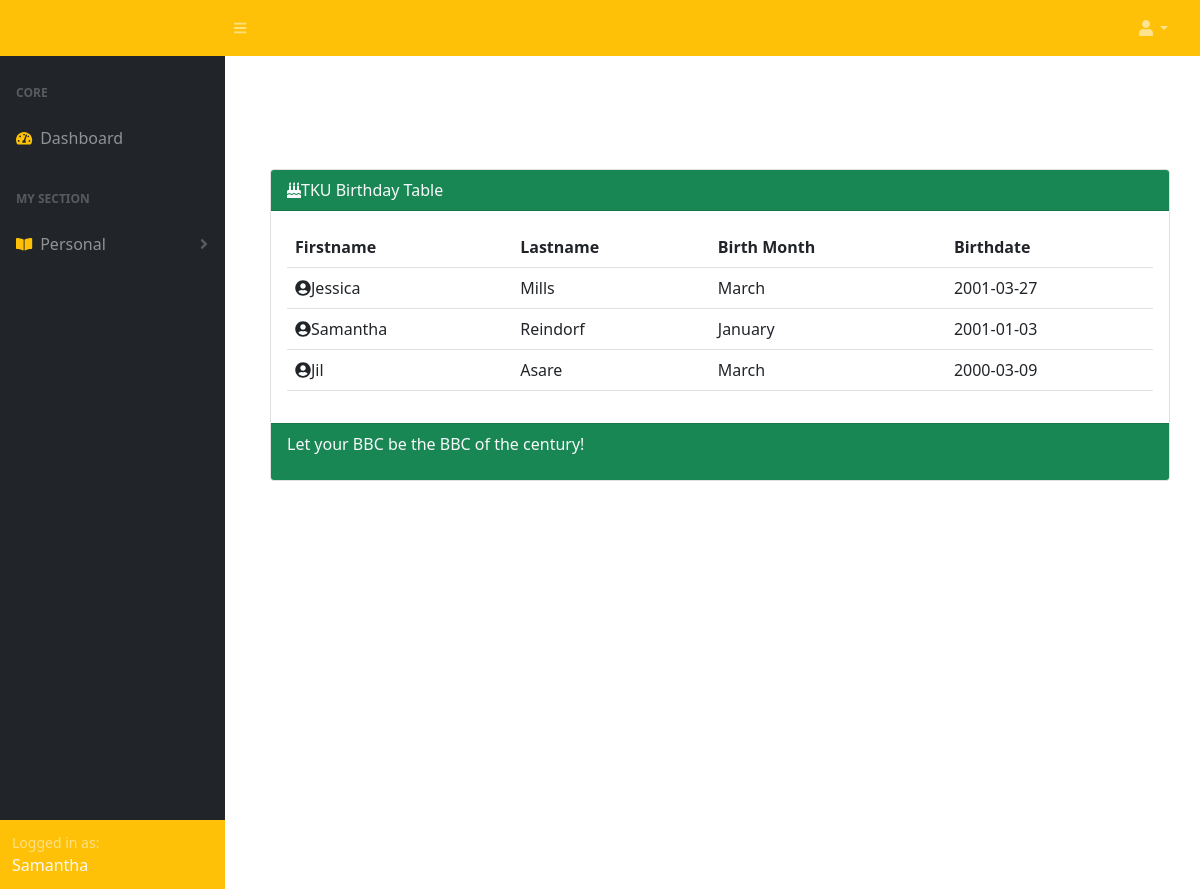
Screenshot of /FRONTEND/VIEW/TKU/TKUbirthdays.php (signed in) with the database file from the repository.
### tables this page shows
CREATE TABLE `members` (
  `member_id` int(11) NOT NULL,
  `fname` varchar(30) DEFAULT NULL,
  `lname` varchar(30) DEFAULT NULL,
  `dobmonth` varchar(20) DEFAULT NULL,
  `dob` date DEFAULT NULL,
  `email` longtext DEFAULT NULL,
  `phone_number` varchar(20) DEFAULT NULL,
  `fellowship_id` int(11) DEFAULT NULL
);

### FRONTEND/VIEW/TKU/TKUbirthdays.php (the view, shortened to what this page needs)
<?php
require('../../../BACKEND/CONNECTIONS/database_connection.php');
include('sidenavTKU.php');
?>
<!DOCTYPE html>
<html lang="en">
<head>
    <link rel="stylesheet" href="https://cdn.jsdelivr.net/npm/bootstrap@5.1.3/dist/css/bootstrap.min.css">
     <link href="https://cdn.jsdelivr.net/npm/simple-datatables@latest/dist/style.css" rel="stylesheet" />
     <link rel="stylesheet" href="https://cdnjs.cloudflare.com/ajax/libs/font-awesome/4.7.0/css/font-awesome.min.css">
</head>
<body>
<div class="card w-75" style="margin-top: -720px; margin-left:270px">
  <div class="card-header text-light bg-success">
  <span><i class="fa fa-birthday-cake"></i>TKU Birthday Table</span>
  </div>
  <div class="card-body">
      <?php
                            $query="SELECT fname, lname,dobmonth, dob FROM members WHERE fellowship_id=112";
                           if($runQuery=mysqli_query($connection,$query)){
                            if(mysqli_num_rows($runQuery)>0)
                            {
                                    echo "<table class='table'>";
                                    echo "<tr>";
                                    echo "<th>Firstname</th>";
                                    echo "<th>Lastname</th>";
                                    echo "<th>Birth Month</th>";
                                    echo "<th>Birthdate</th>";
                                    echo "</tr>";
                                while($row=mysqli_fetch_array($runQuery)){
                                    echo "<tr>";
                                    echo "<td><i class='fas fa-user-circle'></i>".$row['fname']. "</td>";
                                    echo "<td>".$row['lname']. "</td>";
                                    echo "<td>".$row['dobmonth']. "</td>";
                                    echo "<td>" .$row['dob'].  "</td>";
                                }
                                echo "</table>";
                                }else{
                                    echo "No records found";
                                }
                                }
                            ?>
  </div>
  <div class="card-footer text-light bg-success">
      <p>Let your BBC be the BBC of the century!</p>
  </div>
</div>
</body>
</html>

### rows the page displays
members: fname "Jessica", lname "Mills", dobmonth "March", dob "2001-03-27"
members: fname "Samantha", lname "Reindorf", dobmonth "January", dob "2001-01-03"
members: fname "Jil", lname "Asare", dobmonth "March", dob "2000-03-09"

### other values shown
$firstname=$_SESSION['auth_user']['fname'] "Samantha"
